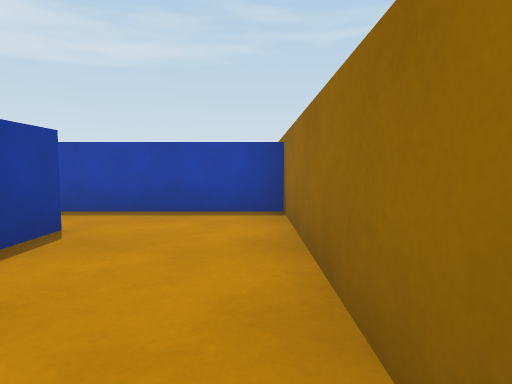
view 1 (above)

13 first-person views from a walk through a 3-D level made in the Unity game engine. The camera is 0.62 m above the floor, tilts 4° down and sees 75° across. The floor is counted in squares, 1 m on a side. Each view is taken from the middle of a square. On the plan, view 1 faces up. The plan holds only what a view shows up to about 10 squares ahead; the rest is blank. The place goes on beyond the plan. The player is left out.

view 2
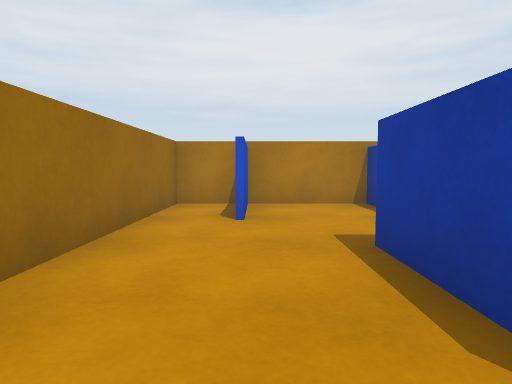

view 3
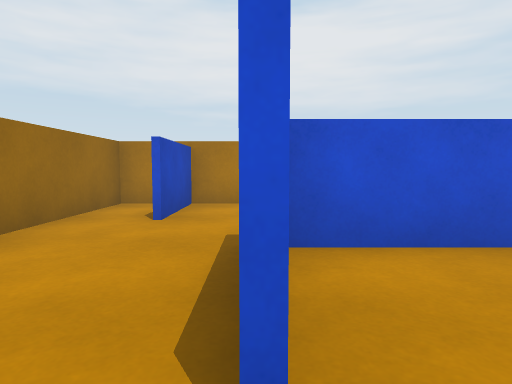

view 4
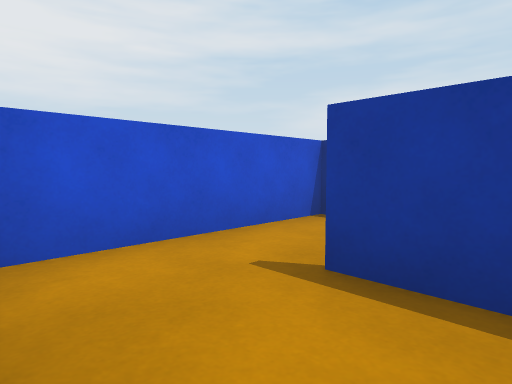

view 5
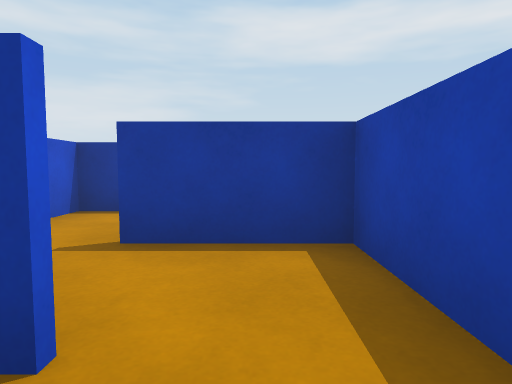

view 6
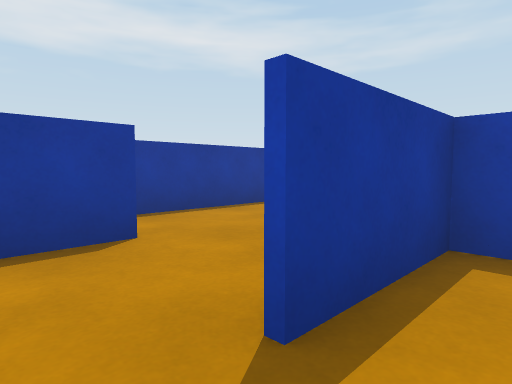

view 7
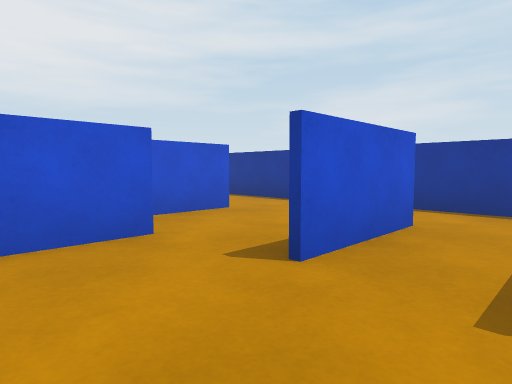

view 8
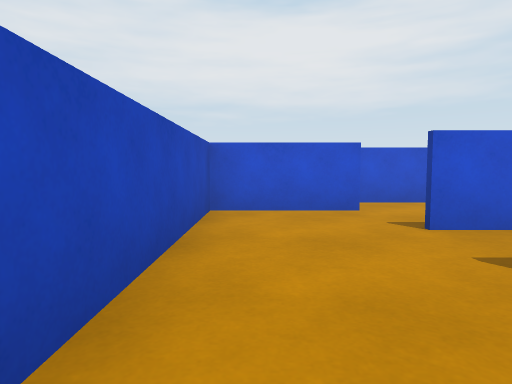

view 9
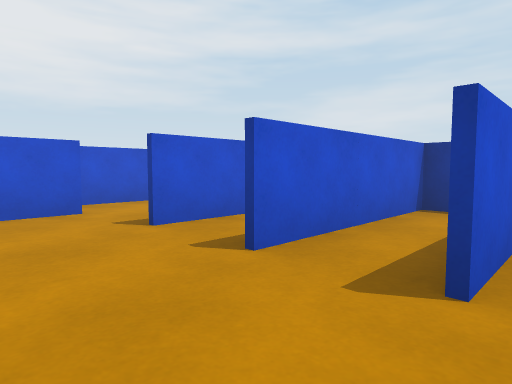

view 10
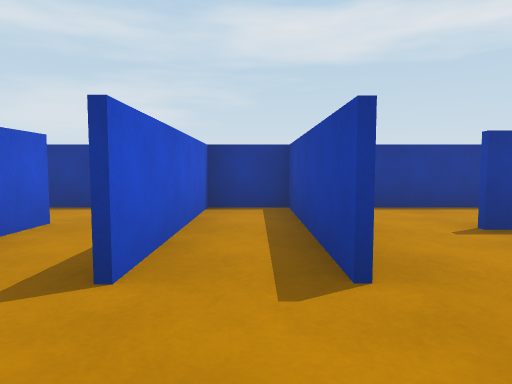

view 11
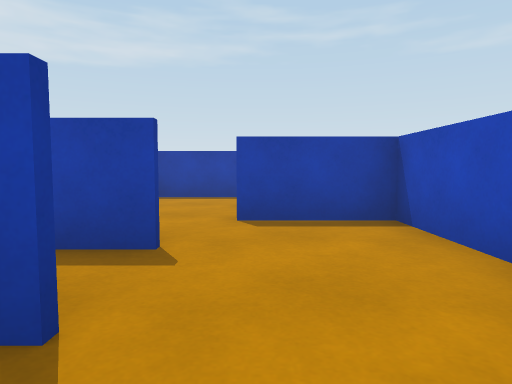

view 12
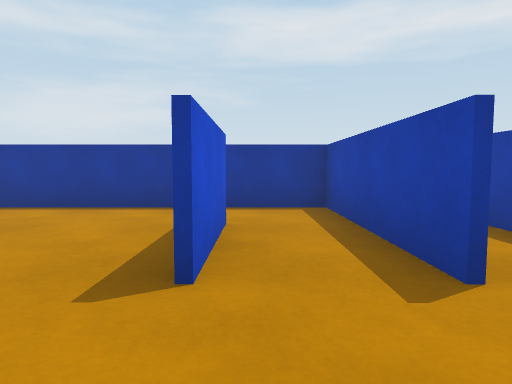

view 13
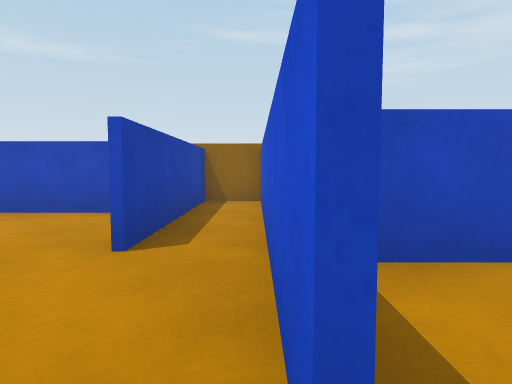

### Floor plan
Key: @ floor where view 1 was taken; # wall or solid block; . floor.
Columns run from 7 left of view 1 to 1 right of it. Each row starts with its distance up from view 1.
 12   #.###
 11 ####..#
 10 #.....#
  9 ####..#
  8 ####..#
  7 #.....#
  6 #...####
  5 #.#######
  4 #..#....#
  3 ##.#.#..#
  2  #...#..#
  1  #####..#
  0      ##@#
 -1       #.#
 -2       ###

Positions as (right, up) in squares from view 1, and headings:
1: (0, 0), facing up
2: (-1, 4), facing down
3: (-2, 4), facing down
4: (-2, 4), facing down-left
5: (-1, 4), facing left
6: (-3, 2), facing up-left
7: (-2, 9), facing down-left
8: (-2, 11), facing down
9: (-2, 11), facing down-left
10: (-2, 10), facing left
11: (-3, 8), facing up
12: (-2, 8), facing left
13: (-6, 5), facing right
